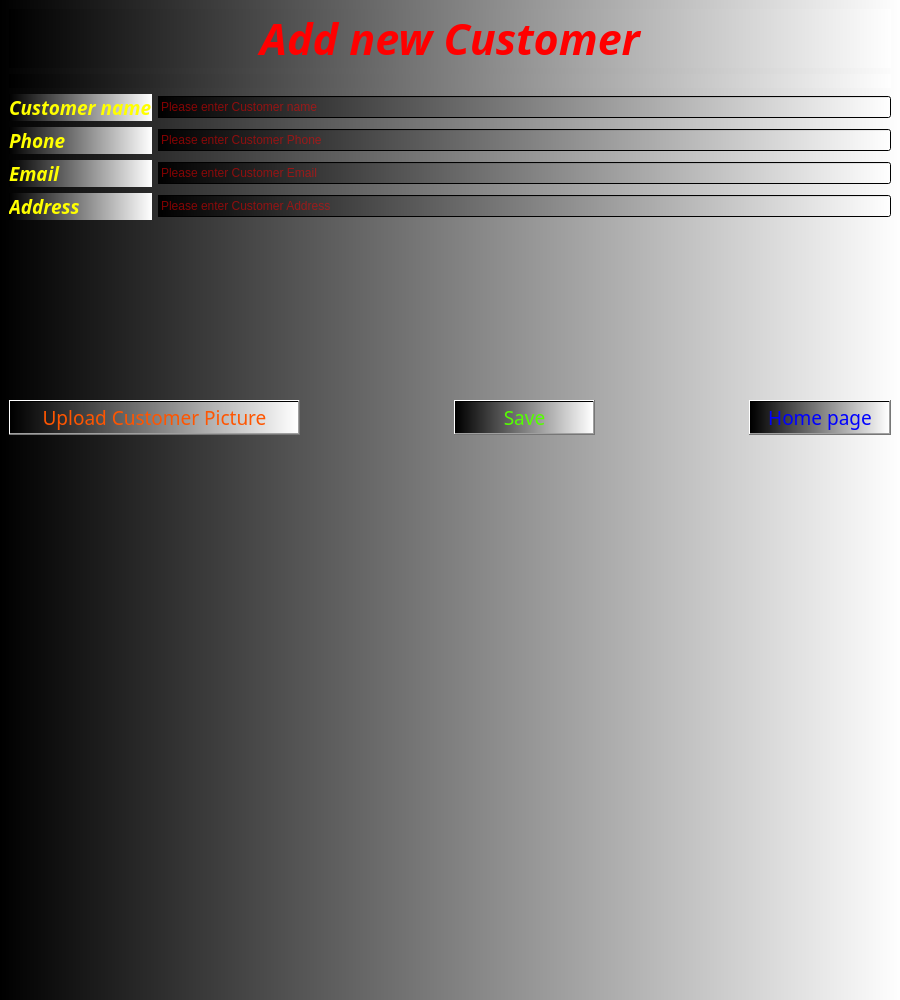
<?xml version="1.0" encoding="UTF-8"?>
<ui version="4.0">
 <class>AddNewCustomer</class>
 <widget class="QMainWindow" name="AddNewCustomer">
  <property name="geometry">
   <rect>
    <x>0</x>
    <y>0</y>
    <width>900</width>
    <height>1000</height>
   </rect>
  </property>
  <property name="font">
   <font>
    <family>Franklin Gothic Book</family>
    <pointsize>12</pointsize>
    <italic>true</italic>
    <bold>true</bold>
   </font>
  </property>
  <property name="windowTitle">
   <string>Add new customer</string>
  </property>
  <property name="windowIcon">
   <iconset resource="Pictures.qrc">
    <normaloff>:/picture/images/add-user.png</normaloff>:/picture/images/add-user.png</iconset>
  </property>
  <property name="toolTip">
   <string>Add new customer</string>
  </property>
  <property name="styleSheet">
   <string notr="true">color: rgb(255, 0, 0);
background-color: qlineargradient(spread:pad, x1:0, y1:0, x2:1, y2:0, stop:0 rgba(0, 0, 0, 255), stop:1 rgba(255, 255, 255, 255));</string>
  </property>
  <widget class="QWidget" name="centralwidget">
   <layout class="QGridLayout" name="gridLayout_2">
    <item row="0" column="0">
     <layout class="QGridLayout" name="gridLayout">
      <item row="2" column="1" colspan="5">
       <widget class="QLineEdit" name="lineEdit_name">
        <property name="placeholderText">
         <string>Please enter Customer name</string>
        </property>
       </widget>
      </item>
      <item row="7" column="5">
       <spacer name="verticalSpacer_3">
        <property name="orientation">
         <enum>Qt::Vertical</enum>
        </property>
        <property name="sizeHint" stdset="0">
         <size>
          <width>20</width>
          <height>40</height>
         </size>
        </property>
       </spacer>
      </item>
      <item row="5" column="1" colspan="5">
       <widget class="QLineEdit" name="lineEdit_address">
        <property name="placeholderText">
         <string>Please enter Customer Address</string>
        </property>
       </widget>
      </item>
      <item row="7" column="0">
       <spacer name="verticalSpacer">
        <property name="orientation">
         <enum>Qt::Vertical</enum>
        </property>
        <property name="sizeHint" stdset="0">
         <size>
          <width>20</width>
          <height>40</height>
         </size>
        </property>
       </spacer>
      </item>
      <item row="7" column="3">
       <spacer name="verticalSpacer_2">
        <property name="orientation">
         <enum>Qt::Vertical</enum>
        </property>
        <property name="sizeHint" stdset="0">
         <size>
          <width>20</width>
          <height>40</height>
         </size>
        </property>
       </spacer>
      </item>
      <item row="0" column="0" colspan="6">
       <widget class="QLabel" name="label">
        <property name="font">
         <font>
          <family>Franklin Gothic Book</family>
          <pointsize>32</pointsize>
          <italic>true</italic>
          <bold>true</bold>
         </font>
        </property>
        <property name="text">
         <string>Add new Customer</string>
        </property>
        <property name="alignment">
         <set>Qt::AlignCenter</set>
        </property>
       </widget>
      </item>
      <item row="5" column="0">
       <widget class="QLabel" name="label_5">
        <property name="font">
         <font>
          <family>Franklin Gothic Book</family>
          <pointsize>14</pointsize>
          <italic>true</italic>
          <bold>true</bold>
         </font>
        </property>
        <property name="styleSheet">
         <string notr="true">color: rgb(255, 255, 0);</string>
        </property>
        <property name="text">
         <string>Address</string>
        </property>
        <property name="alignment">
         <set>Qt::AlignLeading|Qt::AlignLeft|Qt::AlignVCenter</set>
        </property>
       </widget>
      </item>
      <item row="6" column="0" colspan="2">
       <widget class="QPushButton" name="Upload_customer_pic">
        <property name="font">
         <font>
          <family>Franklin Gothic Book</family>
          <pointsize>14</pointsize>
         </font>
        </property>
        <property name="styleSheet">
         <string notr="true">color: rgb(255, 85, 0);</string>
        </property>
        <property name="text">
         <string>Upload Customer Picture</string>
        </property>
       </widget>
      </item>
      <item row="4" column="1" colspan="5">
       <widget class="QLineEdit" name="lineEdit_email">
        <property name="placeholderText">
         <string>Please enter Customer Email</string>
        </property>
       </widget>
      </item>
      <item row="6" column="5">
       <widget class="QPushButton" name="home_page">
        <property name="font">
         <font>
          <family>Franklin Gothic Book</family>
          <pointsize>14</pointsize>
         </font>
        </property>
        <property name="styleSheet">
         <string notr="true">color: rgb(0, 0, 255);</string>
        </property>
        <property name="text">
         <string>Home page</string>
        </property>
       </widget>
      </item>
      <item row="4" column="0">
       <widget class="QLabel" name="label_4">
        <property name="font">
         <font>
          <family>Franklin Gothic Book</family>
          <pointsize>14</pointsize>
          <italic>true</italic>
          <bold>true</bold>
         </font>
        </property>
        <property name="styleSheet">
         <string notr="true">color: rgb(255, 255, 0);</string>
        </property>
        <property name="text">
         <string>Email</string>
        </property>
        <property name="alignment">
         <set>Qt::AlignLeading|Qt::AlignLeft|Qt::AlignVCenter</set>
        </property>
       </widget>
      </item>
      <item row="6" column="3">
       <widget class="QPushButton" name="save">
        <property name="font">
         <font>
          <family>Franklin Gothic Book</family>
          <pointsize>14</pointsize>
         </font>
        </property>
        <property name="styleSheet">
         <string notr="true">color: rgb(85, 255, 0);</string>
        </property>
        <property name="text">
         <string>Save</string>
        </property>
       </widget>
      </item>
      <item row="3" column="1" colspan="5">
       <widget class="QLineEdit" name="lineEdit_phone">
        <property name="placeholderText">
         <string>Please enter Customer Phone</string>
        </property>
       </widget>
      </item>
      <item row="6" column="4">
       <spacer name="verticalSpacer_5">
        <property name="orientation">
         <enum>Qt::Vertical</enum>
        </property>
        <property name="sizeHint" stdset="0">
         <size>
          <width>20</width>
          <height>40</height>
         </size>
        </property>
       </spacer>
      </item>
      <item row="3" column="0">
       <widget class="QLabel" name="label_3">
        <property name="font">
         <font>
          <family>Franklin Gothic Book</family>
          <pointsize>14</pointsize>
          <italic>true</italic>
          <bold>true</bold>
         </font>
        </property>
        <property name="styleSheet">
         <string notr="true">color: rgb(255, 255, 0);</string>
        </property>
        <property name="text">
         <string>Phone</string>
        </property>
        <property name="alignment">
         <set>Qt::AlignLeading|Qt::AlignLeft|Qt::AlignVCenter</set>
        </property>
       </widget>
      </item>
      <item row="1" column="0" colspan="6">
       <widget class="QLabel" name="label_picture">
        <property name="text">
         <string/>
        </property>
        <property name="alignment">
         <set>Qt::AlignCenter</set>
        </property>
       </widget>
      </item>
      <item row="2" column="0">
       <widget class="QLabel" name="label_2">
        <property name="font">
         <font>
          <family>Franklin Gothic Book</family>
          <pointsize>14</pointsize>
          <italic>true</italic>
          <bold>true</bold>
         </font>
        </property>
        <property name="styleSheet">
         <string notr="true">color: rgb(255, 255, 0);</string>
        </property>
        <property name="text">
         <string>Customer name</string>
        </property>
        <property name="alignment">
         <set>Qt::AlignLeading|Qt::AlignLeft|Qt::AlignVCenter</set>
        </property>
       </widget>
      </item>
      <item row="6" column="2">
       <spacer name="verticalSpacer_4">
        <property name="orientation">
         <enum>Qt::Vertical</enum>
        </property>
        <property name="sizeHint" stdset="0">
         <size>
          <width>20</width>
          <height>40</height>
         </size>
        </property>
       </spacer>
      </item>
     </layout>
    </item>
   </layout>
  </widget>
  <widget class="QMenuBar" name="menubar">
   <property name="geometry">
    <rect>
     <x>0</x>
     <y>0</y>
     <width>900</width>
     <height>23</height>
    </rect>
   </property>
  </widget>
 </widget>
 <resources>
  <include location="Pictures.qrc"/>
 </resources>
 <connections/>
</ui>
